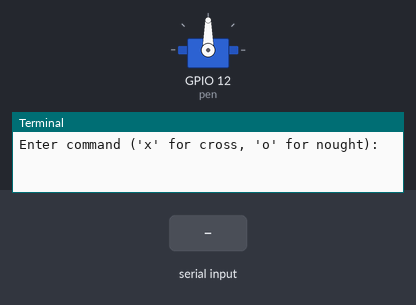
The program below on a simulated Raspberry Pi (BCM pin numbers). Shown: servo, the last lines printed to the terminal. The test bench sets the inputs (shaded band). Servo angles are drawn from the pulse width (0.5 ms = 0°, 2.5 ms = 180°).

Above: at 1.2 s.
1.3 s: "x" typed at the terminal, then Enter
At 26.0 s:
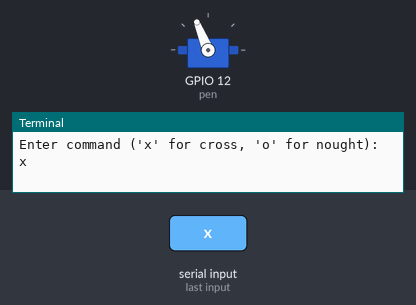
Timing chart, 0 to 26.3 s (numbered marks = the images above; inputs shaded):
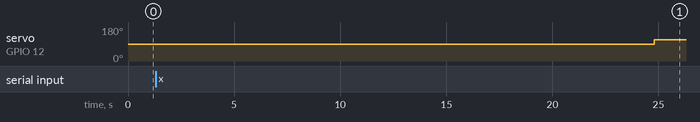

The program:

raspberry_python.py
```python
import RPi.GPIO as GPIO
from gpiozero import Servo
import math
import time

# Define GPIO pins
stepper1_pins = [2, 5, 8]
stepper2_pins = [4, 7, 8]
servo_pin = 12

# Robot arm parameters
l1 = 170  # Length of link 1 (mm)
l2 = 211  # Length of link 2 (mm)
offset = 65.5  # Distance from base to the edge of the table

# Initialize GPIO
GPIO.setmode(GPIO.BCM)
GPIO.setup(stepper1_pins, GPIO.OUT)
GPIO.setup(stepper2_pins, GPIO.OUT)
GPIO.setup(servo_pin, GPIO.OUT)

# Initialize servo
pen = Servo(servo_pin)

# Set initial positions and speeds
Step_speed = 170
rx = 0.06
ry = 0.09
conv = 48
pen_up = 0
pen_down = 1

# Calculate inverse kinematics
def calculate(px, py):
    c2 = (px * px + py * py - l1 * l1 - l2 * l2) / (2 * l1 * l2)
    s2 = math.sqrt(abs(1 - c2 * c2))
    t2 = math.degrees(math.atan2(s2, c2))
    tt2 = t2 / ry
    ttt2 = round(tt2)
    c1 = px * (l1 + l2 * c2) + py * l2 * s2
    s1 = py * (l1 + l2 * c2) - px * l2 * s2
    t1 = math.degrees(math.atan2(s1, c1))
    tt1 = t1 / rx
    ttt1 = round(tt1)
    return ttt1, ttt2

# Run stepper motors
def run_step(pulse1, pulse2, step_speed):
    GPIO.output(stepper1_pins[2], GPIO.HIGH if pulse1 > 0 else GPIO.LOW)
    GPIO.output(stepper2_pins[2], GPIO.HIGH if pulse2 > 0 else GPIO.LOW)
    GPIO.output(stepper1_pins[0], GPIO.HIGH if pulse1 > 0 else GPIO.LOW)
    GPIO.output(stepper2_pins[0], GPIO.HIGH if pulse2 > 0 else GPIO.LOW)

    for _ in range(abs(pulse1)):
        GPIO.output(stepper1_pins[1], GPIO.HIGH)
        time.sleep(1.0 / step_speed)
        GPIO.output(stepper1_pins[1], GPIO.LOW)
        time.sleep(1.0 / step_speed)

    for _ in range(abs(pulse2)):
        GPIO.output(stepper2_pins[1], GPIO.HIGH)
        time.sleep(1.0 / step_speed)
        GPIO.output(stepper2_pins[1], GPIO.LOW)
        time.sleep(1.0 / step_speed)

# Control pen (1 is pen down, 0 is pen up)
def end_effector(mypen):
    pen.value = 0.5 if mypen == 1 else -1

# Draw nought (O)
def nought(center_x, center_y, radius):
    px, py = radius + center_x, center_y
    ttt1, ttt2 = calculate(px, py)
    run_step(ttt1, ttt2, Step_speed)
    end_effector(pen_down)

    for i in range(int(2 * math.pi * 10)):
        px = radius * math.cos(i * 0.1) + center_x
        py = radius * math.sin(i * 0.1) + center_y
        ttt1, ttt2 = calculate(px, py)
        run_step(ttt1, ttt2, Step_speed)
        time.sleep(0.01)

    end_effector(pen_up)
    run_step(0, 0, Step_speed)

# Draw cross (X)
def cross(center_x, center_y, radius):
    # Draw diagonal line
    px = center_x + radius * math.cos(135 * math.pi / 180)
    py = center_y + radius * math.sin(135 * math.pi / 180)
    ttt1, ttt2 = calculate(px, py)
    run_step(ttt1, ttt2, Step_speed)
    end_effector(pen_down)

    for r in range(int(radius), -int(radius), -1):
        px = center_x + r * math.cos(135 * math.pi / 180)
        py = center_y + r * math.sin(135 * math.pi / 180)
        ttt1, ttt2 = calculate(px, py)
        run_step(ttt1, ttt2, Step_speed)
        time.sleep(0.01)

    end_effector(pen_up)

    # Draw anti-diagonal line
    px = center_x - radius * math.cos(135 * math.pi / 180)
    py = center_y + radius * math.sin(135 * math.pi / 180)
    ttt1, ttt2 = calculate(px, py)
    run_step(ttt1, ttt2, Step_speed)
    end_effector(pen_down)

    for r in range(int(radius), -int(radius), -1):
        px = center_x - r * math.cos(135 * math.pi / 180)
        py = center_y + r * math.sin(135 * math.pi / 180)
        ttt1, ttt2 = calculate(px, py)
        run_step(ttt1, ttt2, Step_speed)
        time.sleep(0.01)

    end_effector(pen_up)
    run_step(0, 0, Step_speed)

# Set up enable pin
GPIO.setup(8, GPIO.OUT)
GPIO.output(8, GPIO.HIGH)

try:
    while True:
        # Read command from input
        command = input("Enter command ('x' for cross, 'o' for nought): ")
        if command.lower() == 'x':
            cross(0, 0, 50)
        elif command.lower() == 'o':
            nought(0, 0, 50)
except KeyboardInterrupt:
    GPIO.cleanup()
```

Measured:
- after the input at 1.3 s, servo on GPIO 12 (pen): 90° → 112° after 23.5 s
